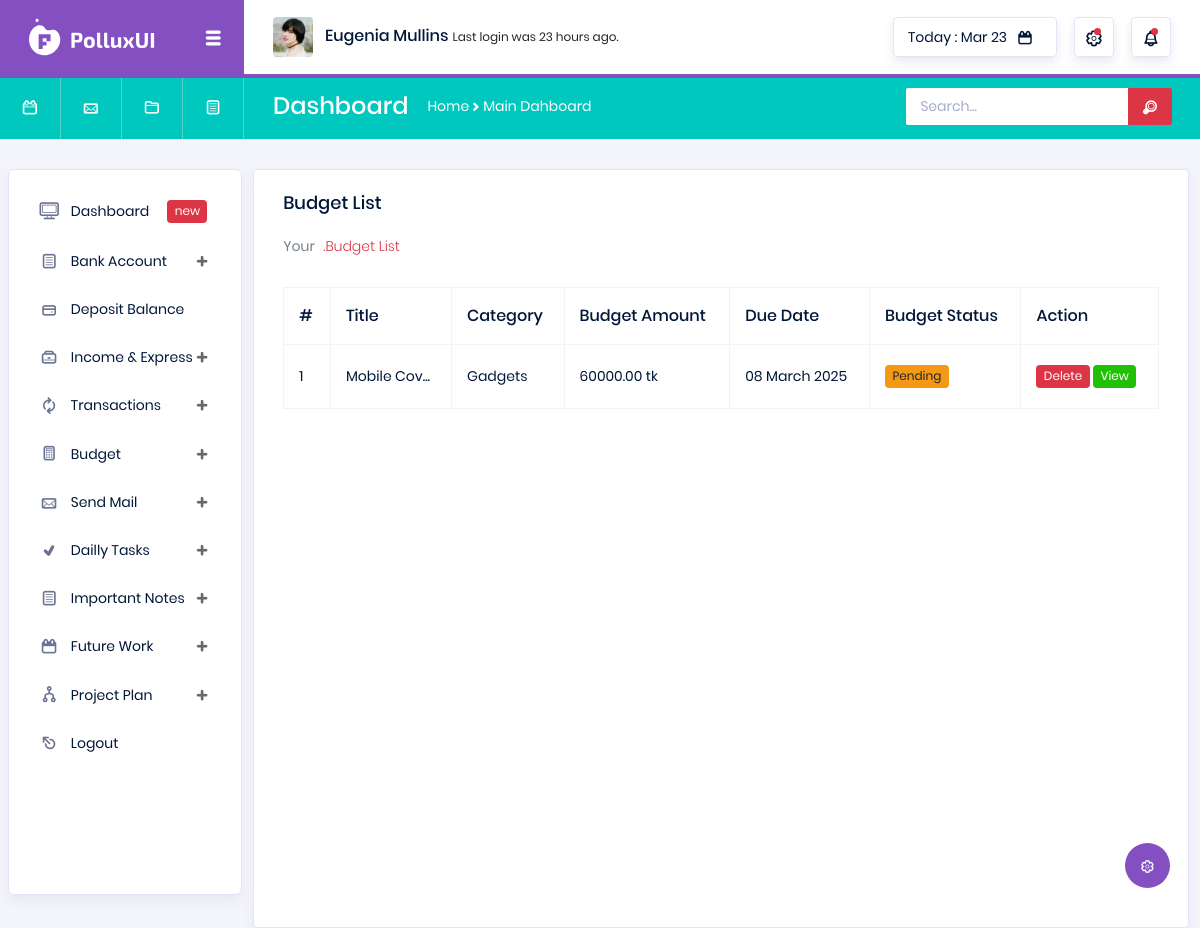
Screenshot of /view-budget-list/ (signed in) with the database file from the repository.
### utils/models.py (models this page shows, shortened)
class Budget(models.Model):
    user = models.ForeignKey(User, on_delete=models.CASCADE)
    title = models.CharField(max_length=255)
    category = models.ForeignKey(BudgetCategory, on_delete=models.CASCADE)
    amount = models.DecimalField(max_digits=10, decimal_places=2)
    due_date = models.DateField()
    is_completed = models.BooleanField(default=False)
    created_at = models.DateTimeField(auto_now_add=True)

class BudgetCategory(models.Model):
    user = models.ForeignKey(User, on_delete=models.CASCADE)
    cat_name = models.CharField(max_length=160)
    create_at = models.DateTimeField(auto_now_add=True)

### utils/views.py (the view)
# urls.py: path('view-budget-list/', views.view_budget, name='view_budget'),
@login_required
def view_budget(request):
    user = request.user
    try:
        budgets = Budget.objects.filter(user=user)
    except Exception as e:
        messages.warning(request, 'something wrong!')
        return redirect('utils:view_budget')
    return render(request, 'utils/budget_list.html', context={'budgets':budgets})

### templates/utils/budget_list.html (shortened to what this page needs)
{% extends 'base.html' %}
{% load static %}
{% block body %}
<div class="col-lg-12 grid-margin stretch-card">
  <div class="card">
    <div class="card-body">
      <h4 class="card-title">Budget List</h4>
      <p class="card-description">
        Your <code>.Budget List</code>
      </p>
      <div class="table-responsive pt-3">
        <table class="table table-bordered">
          <thead>
            <tr>
              <th>
                #
              </th>
              <th>
                Title
              </th>
              <th>
                Category
              </th>
              <th>
                Budget Amount
              </th>
              <th>
                Due Date
              </th>
              <th>
                Budget Status
              </th>
              <th>
                Action
              </th>
            </tr>
          </thead>
          <tbody>
            {% for budget in budgets %}
            <tr>
              <td>
                {{forloop.counter}}
              </td>
              <td>
                {{budget.title|slice:10}}...
              </td>
              <td>
                {{budget.category.cat_name}}
              </td>
              <td>
                {{budget.amount}} tk
              </td>
              <td>
                {{budget.due_date|date:"d F Y"}}
              </td>
              <td>
                {% if budget.is_completed %}
                <span class="badge" style="background-color: #57c7d4; color: white;">Completed</span>
                {% else %}
                <span class="badge badge-warning">Pending</span>
                {% endif %}
              </td>
              <td>
                <span class="badge badge-danger" style="cursor: pointer" onclick="deleteConfirmation({{budget.id}}, 'budget')" data-toggle="modal" data-target="#exampleModal">Delete</span>
                <a href="" class="badge badge-success" data-toggle="modal"
                  data-target="#exampleModalCenter{{ budget.id }}">View</a>
              </td>
            </tr>
            {% endfor %}
          </tbody>
        </table>
      </div>
    </div>
  </div>
</div>
{% endblock %}

### rows the page displays
Budget: title "Mobile Cov", category.cat_name "Gadgets", amount "60000.00", due_date "08 March 2025", is_completed "Pending"
